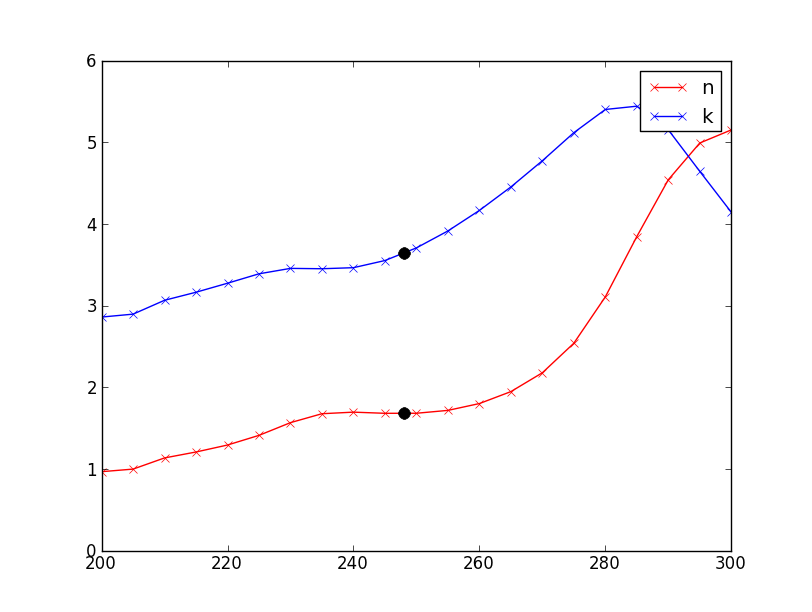

Reproduce this figure in Python.
from __future__ import division

import numpy as np
import sys


#nk_path = sys.argv[1]
#wavelength = float( sys.argv[2] )
nk_path = './n_k_si.txt'
wavelength = 248

f = open(nk_path, 'r')
wl, nl, kl = [], [], []
while True: 
    f.readline()
    lines = f.readlines(100000) 
    if not lines: 
        break 
    for line in lines: 
        els = map(float, line.split())
        wl.append(els[0])
        nl.append(els[1])
        kl.append(els[2])
f.close()

wa = np.array(wl)
na = np.array(nl)
ka = np.array(kl)

n0 = np.interp(wavelength, wa, na)
k0 = np.interp(wavelength, wa, ka)
print('wavelength\tn\tk')
print(wavelength, n0, k0)

import matplotlib.pyplot as plt
plt.plot(wa, na, 'x-r', label='n')
plt.plot(wa, ka, 'x-b', label='k')
plt.plot([wavelength], [n0], 'k', marker='o', markersize=8)
plt.plot([wavelength], [k0], 'k', marker='o', markersize=8)
plt.legend()
plt.show()
